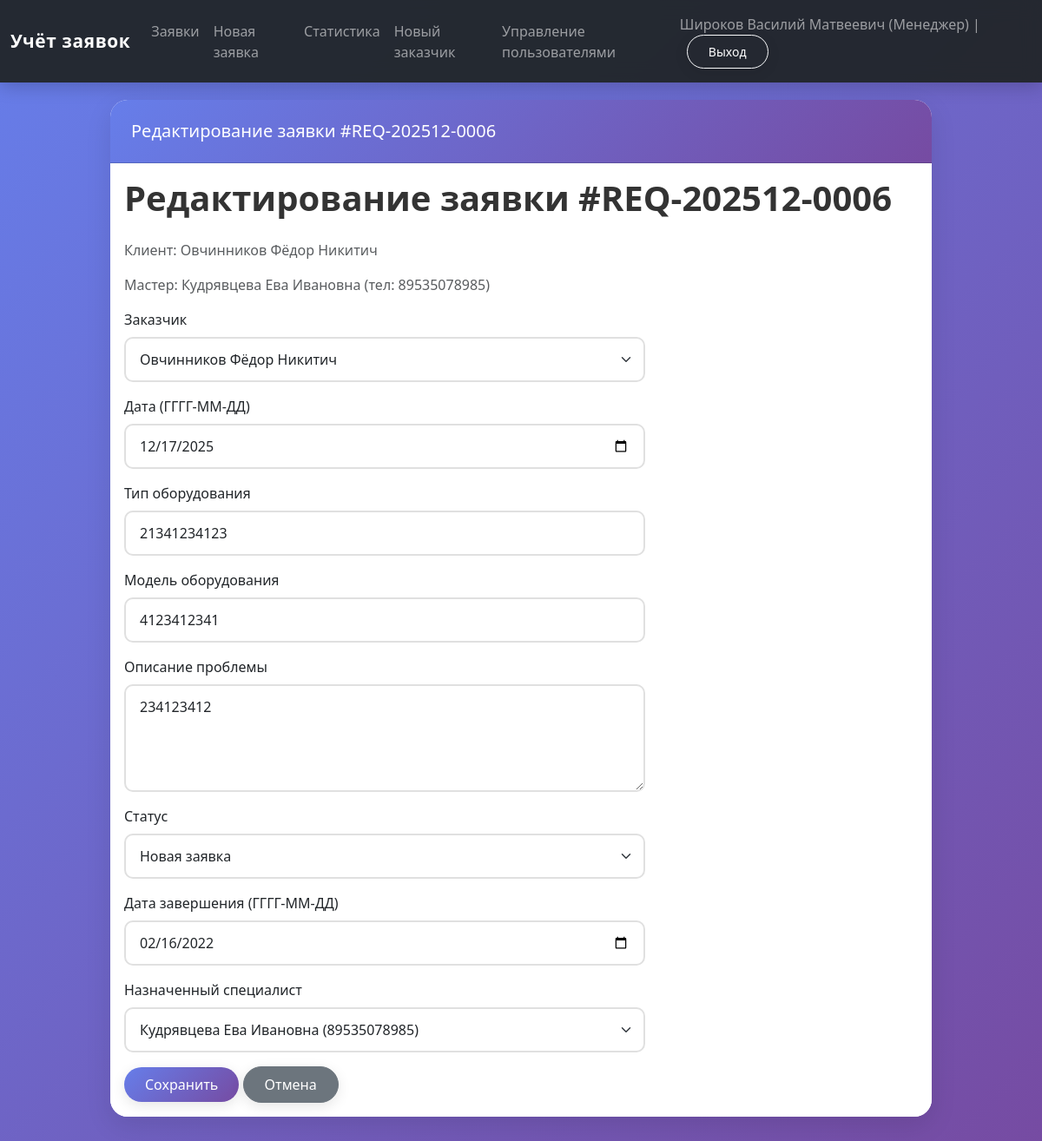
Before: /requests/6/edit (signed in) with the older database file.
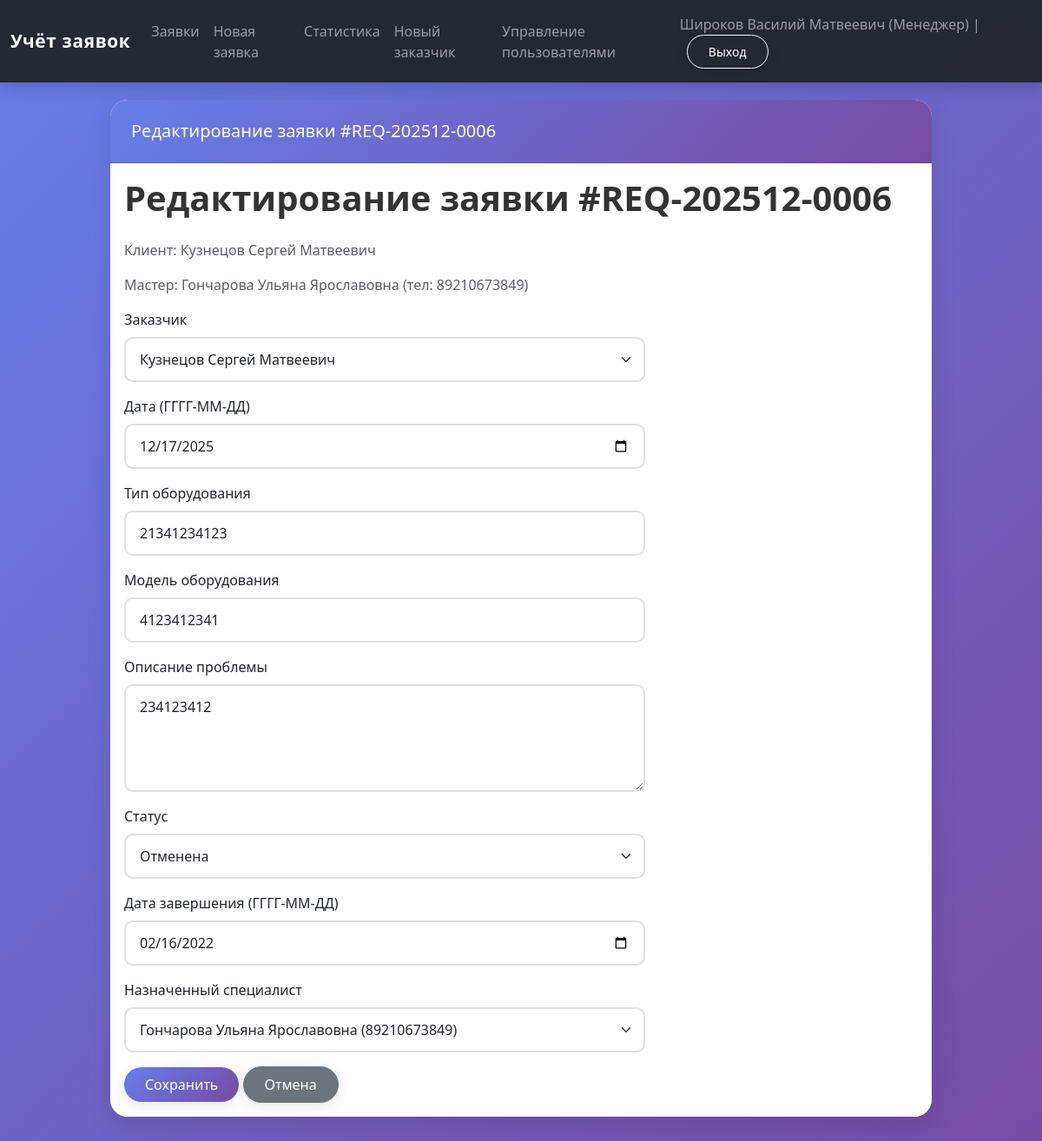
After: the same page with the newer database file.
### tables this page shows
CREATE TABLE users (
            user_id INTEGER PRIMARY KEY AUTOINCREMENT,
            fio TEXT NOT NULL,
            phone TEXT NOT NULL,
            login TEXT UNIQUE NOT NULL,
            password TEXT NOT NULL,
            user_type TEXT NOT NULL CHECK (
                user_type IN ('Менеджер', 'Специалист', 'Оператор', 'Заказчик', 'Менеджер по качеству')
            ),
            is_active INTEGER DEFAULT 1,
            registration_date TEXT DEFAULT (DATE('now')),
            email TEXT,
            address TEXT,
            notes TEXT
        );

CREATE TABLE requests (
            request_id INTEGER PRIMARY KEY AUTOINCREMENT,
            request_number TEXT UNIQUE,
            start_date TEXT NOT NULL,
            climate_tech_type TEXT NOT NULL,
            climate_tech_model TEXT NOT NULL,
            problem_description TEXT NOT NULL,
            request_status TEXT NOT NULL DEFAULT 'Новая заявка' CHECK (
                request_status IN ('Новая заявка', 'В процессе ремонта', 'Ожидание комплектующих',
                                    'Готова к выдаче', 'Завершена', 'Отменена')
            ),
            priority TEXT DEFAULT 'Средний' CHECK (priority IN ('Низкий', 'Средний', 'Высокий', 'Критичный')),
            completion_date TEXT,
            repair_parts TEXT,
            estimated_time INTEGER,

            master_id INTEGER REFERENCES users(user_id) ON DELETE SET NULL,
            client_id INTEGER NOT NULL REFERENCES users(user_id) ON DELETE CASCADE,
            quality_manager_id INTEGER REFERENCES users(user_id) ON DELETE SET NULL,

            deadline_extension TEXT,
            extension_reason TEXT,
            customer_agreement INTEGER DEFAULT 0,

            qr_code_generated INTEGER DEFAULT 0,
            qr_code_token TEXT UNIQUE,
            feedback_received INTEGER DEFAULT 0,

            created_at TEXT DEFAULT (DATETIME('now')),
            updated_at TEXT DEFAULT (DATETIME('now'))
        );

### web_app.py (the view)
    def wrapper(*args, **kwargs):
        if "user" not in session:
            return redirect(url_for("login"))
        return view_func(*args, **kwargs)

### web_app.py (called while the page is built, shortened)
def get_connection():
    if not os.path.exists(DB_NAME):
        raise FileNotFoundError(
            f"Файл базы данных '{DB_NAME}' не найден. "
            f"Сначала запустите 'test.py' для создания БД."
        )
    conn = sqlite3.connect(DB_NAME)
    conn.row_factory = sqlite3.Row
    return conn

def login_required(view_func):
    def wrapper(*args, **kwargs):
        if "user" not in session:
            return redirect(url_for("login"))
        return view_func(*args, **kwargs)
    wrapper.__name__ = view_func.__name__
    return wrapper

def can_edit_request(request_id, user):
    user_type = user.get("user_type")
    user_id = user.get("user_id")
    if user_type == "Администратор" or user_type == "Менеджер":
        return (True, True, True)  # Может всё

### templates/edit_request.html (shortened to what this page needs)
{% extends "base.html" %}
{% block header %}Редактирование заявки #{{ request_data.request_number }}{% endblock %}
{% block content %}
<h1>Редактирование заявки #{{ request_data.request_number }}</h1>
<p class="text-muted">Клиент: {{ request_data.client_fio }}</p>
{% if request_data.master_fio %}
<p class="text-muted">Мастер: {{ request_data.master_fio }}{% if request_data.master_phone %} (тел: {{ request_data.master_phone }}){% endif %}</p>
{% endif %}
<form method="post" class="mt-3" style="max-width: 600px;">
  {% if can_all %}
  <div class="mb-3">
    <label class="form-label">Заказчик</label>
    <select name="client_id" class="form-select" required>
      {% for c in clients %}
      <option value="{{ c.user_id }}" {% if c.user_id == request_data.client_id %}selected{% endif %}>{{ c.fio }}</option>
      {% endfor %}
    </select>
  </div>
  {% endif %}
  <div class="mb-3">
    <label class="form-label">Дата (ГГГГ-ММ-ДД)</label>
    <input type="date" name="start_date" class="form-control" value="{{ request_data.start_date }}" required>
  </div>
  {% if can_all or can_status %}
  <div class="mb-3">
    <label class="form-label">Тип оборудования</label>
    <input type="text" name="climate_tech_type" class="form-control" value="{{ request_data.climate_tech_type }}" required>
  </div>
  <div class="mb-3">
    <label class="form-label">Модель оборудования</label>
    <input type="text" name="climate_tech_model" class="form-control" value="{{ request_data.climate_tech_model }}" required>
  </div>
  {% endif %}
  <div class="mb-3">
    <label class="form-label">Описание проблемы</label>
    <textarea name="problem_description" class="form-control" rows="4" required>{{ request_data.problem_description }}</textarea>
  </div>
  {% if can_status or can_all %}
  <div class="mb-3">
    <label class="form-label">Статус</label>
    <select name="request_status" class="form-select" required>
      {% for status in statuses %}
      <option value="{{ status }}" {% if status == request_data.request_status %}selected{% endif %}>{{ status }}</option>
      {% endfor %}
    </select>
  </div>
  <div class="mb-3">
    <label class="form-label">Дата завершения (ГГГГ-ММ-ДД)</label>
    <input type="date" name="completion_date" class="form-control" value="{{ request_data.completion_date or '' }}">
  </div>
  <div class="mb-3">
    <label class="form-label">Назначенный специалист</label>
    <select name="master_id" class="form-select">
      {% for s in specialists %}
      <option value="{{ s.user_id }}" {% if s.user_id == request_data.master_id %}selected{% endif %}>{{ s.fio }}{% if s.phone %} ({{ s.phone }}){% endif %}</option>
      {% endfor %}
    </select>
  </div>
  {% endif %}
  <button type="submit" class="btn btn-primary">Сохранить</button>
  <a href="{{ url_for('requests_list') }}" class="btn btn-secondary">Отмена</a>
</form>
{% endblock %}

Changed rows visible on the page:
no longer on this page (row unchanged): users: client_fio "Овчинников Фёдор Никитич"
no longer on this page (row unchanged): users: master_fio "Кудрявцева Ева Ивановна", master_phone "89535078985"
changed requests "REQ-202512-0006": client_id "Овчинников Фёдор Никитич" → "Кузнецов Сергей Матвеевич"; request_status "Новая заявка" → "Отменена"; master_id "Кудрявцева Ева Ивановна (89535078985)" → "Гончарова Ульяна Ярославовна (89210673849)"
now on this page (row unchanged): users: client_fio "Кузнецов Сергей Матвеевич"
now on this page (row unchanged): users: master_fio "Гончарова Ульяна Ярославовна", master_phone "89210673849"
